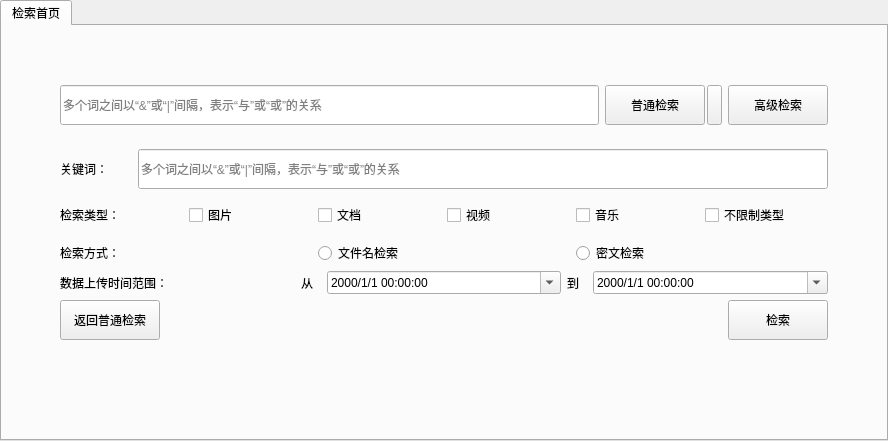
       <widget class="QWidget" name="doc_search_page">
        <layout class="QHBoxLayout" name="horizontalLayout">
         <property name="leftMargin">
          <number>0</number>
         </property>
         <property name="topMargin">
          <number>0</number>
         </property>
         <property name="rightMargin">
          <number>0</number>
         </property>
         <property name="bottomMargin">
          <number>0</number>
         </property>
         <item>
          <widget class="QTabWidget" name="search_tabWidget">
           <property name="styleSheet">
            <string notr="true"/>
           </property>
           <property name="currentIndex">
            <number>0</number>
           </property>
           <widget class="QWidget" name="tab_6">
            <property name="styleSheet">
             <string notr="true">font: 12pt &quot;微软雅黑&quot;;</string>
            </property>
            <attribute name="title">
             <string>检索首页</string>
            </attribute>
            <layout class="QHBoxLayout" name="horizontalLayout_31">
             <item>
              <layout class="QHBoxLayout" name="horizontalLayout_39">
               <item>
                <spacer name="horizontalSpacer_15">
                 <property name="orientation">
                  <enum>Qt::Horizontal</enum>
                 </property>
                 <property name="sizeHint" stdset="0">
                  <size>
                   <width>40</width>
                   <height>20</height>
                  </size>
                 </property>
                </spacer>
               </item>
               <item>
                <layout class="QVBoxLayout" name="verticalLayout_16">
                 <item>
                  <spacer name="verticalSpacer_14">
                   <property name="orientation">
                    <enum>Qt::Vertical</enum>
                   </property>
                   <property name="sizeHint" stdset="0">
                    <size>
                     <width>20</width>
                     <height>40</height>
                    </size>
                   </property>
                  </spacer>
                 </item>
                 <item>
                  <widget class="QWidget" name="normal_search_widget" native="true">
                   <layout class="QHBoxLayout" name="horizontalLayout_22">
                    <item>
                     <widget class="QLineEdit" name="key_words_lineEdit_2">
                      <property name="minimumSize">
                       <size>
                        <width>539</width>
                        <height>40</height>
                       </size>
                      </property>
                      <property name="toolTip">
                       <string>多个词之间以“&amp;”或“|”间隔，表示“与”或“或”的关系</string>
                      </property>
                      <property name="whatsThis">
                       <string>多个词之间以“&amp;”或“|”间隔，表示“与”或“或”的关系</string>
                      </property>
                      <property name="styleSheet">
                       <string notr="true">QLineEdit:{font: 12pt &quot;微软雅黑&quot;; min-height: 26px;min-height: 270px}</string>
                      </property>
                      <property name="placeholderText">
                       <string>多个词之间以“&amp;”或“|”间隔，表示“与”或“或”的关系</string>
                      </property>
                     </widget>
                    </item>
                    <item>
                     <layout class="QHBoxLayout" name="normalsearch_horizontalLayout">
                      <item>
                       <layout class="QHBoxLayout" name="horizontalLayout_16">
                        <property name="spacing">
                         <number>2</number>
                        </property>
                        <item>
                         <widget class="QPushButton" name="search_tabWidget_search_pushButton">
                          <property name="minimumSize">
                           <size>
                            <width>100</width>
                            <height>40</height>
                           </size>
                          </property>
                          <property name="text">
                           <string>普通检索</string>
                          </property>
                         </widget>
                        </item>
                        <item>
                         <widget class="QPushButton" name="search_select_pushButton">
                          <property name="minimumSize">
                           <size>
                            <width>0</width>
                            <height>40</height>
                           </size>
                          </property>
                          <property name="maximumSize">
                           <size>
                            <width>15</width>
                            <height>16777215</height>
                           </size>
                          </property>
                          <property name="text">
                           <string/>
                          </property>
                         </widget>
                        </item>
                       </layout>
                      </item>
                      <item>
                       <widget class="QPushButton" name="search_tabWidget_goto_advanced_pushButton">
                        <property name="minimumSize">
                         <size>
                          <width>100</width>
                          <height>40</height>
                         </size>
                        </property>
                        <property name="text">
                         <string>高级检索</string>
                        </property>
                       </widget>
                      </item>
                     </layout>
                    </item>
                   </layout>
                  </widget>
                 </item>
                 <item>
                  <widget class="QWidget" name="advanced_search_widget" native="true">
                   <layout class="QVBoxLayout" name="verticalLayout_4">
                    <item>
                     <layout class="QHBoxLayout" name="horizontalLayout_44">
                      <item>
                       <widget class="QLabel" name="label_43">
                        <property name="minimumSize">
                         <size>
                          <width>72</width>
                          <height>0</height>
                         </size>
                        </property>
                        <property name="text">
                         <string>关键词：</string>
                        </property>
                       </widget>
                      </item>
                      <item>
                       <widget class="QLineEdit" name="key_words_lineEdit">
                        <property name="minimumSize">
                         <size>
                          <width>539</width>
                          <height>40</height>
                         </size>
                        </property>
                        <property name="toolTip">
                         <string>多个词之间以“&amp;”或“|”间隔，表示“与”或“或”的关系</string>
                        </property>
                        <property name="whatsThis">
                         <string>多个词之间以“&amp;”或“|”间隔，表示“与”或“或”的关系</string>
                        </property>
                        <property name="styleSheet">
                         <string notr="true">QLineEdit:{font: 12pt &quot;微软雅黑&quot;; min-height: 26px;min-height: 270px}</string>
                        </property>
                        <property name="placeholderText">
                         <string>多个词之间以“&amp;”或“|”间隔，表示“与”或“或”的关系</string>
                        </property>
                       </widget>
                      </item>
                     </layout>
                    </item>
                    <item>
                     <layout class="QHBoxLayout" name="horizontalLayout_57">
                      <item>
                       <widget class="QLabel" name="label_39">
                        <property name="minimumSize">
                         <size>
                          <width>72</width>
                          <height>40</height>
                         </size>
                        </property>
                        <property name="text">
                         <string>检索类型：</string>
                        </property>
                       </widget>
                      </item>
                      <item>
                       <widget class="QCheckBox" name="picture_checkBox">
                        <property name="text">
                         <string>图片</string>
                        </property>
                       </widget>
                      </item>
                      <item>
                       <widget class="QCheckBox" name="ducument_checkBox">
                        <property name="text">
                         <string>文档</string>
                        </property>
                       </widget>
                      </item>
                      <item>
                       <widget class="QCheckBox" name="video_checkBox">
                        <property name="text">
                         <string>视频</string>
                        </property>
                       </widget>
                      </item>
                      <item>
                       <widget class="QCheckBox" name="music_checkBox">
                        <property name="text">
                         <string>音乐</string>
                        </property>
                       </widget>
                      </item>
                      <item>
                       <widget class="QCheckBox" name="other_checkBox">
                        <property name="text">
                         <string>不限制类型</string>
                        </property>
                       </widget>
                      </item>
                     </layout>
                    </item>
                    <item>
                     <layout class="QHBoxLayout" name="horizontalLayout_58">
                      <item>
                       <widget class="QLabel" name="label_41">
                        <property name="minimumSize">
                         <size>
                          <width>72</width>
                          <height>0</height>
                         </size>
                        </property>
                        <property name="text">
                         <string>检索方式：</string>
                        </property>
                       </widget>
                      </item>
                      <item>
                       <widget class="QRadioButton" name="filenamesearch_radioButton">
                        <property name="text">
                         <string>文件名检索</string>
                        </property>
                       </widget>
                      </item>
                      <item>
                       <widget class="QRadioButton" name="ciphersearch_radioButton">
                        <property name="text">
                         <string>密文检索</string>
                        </property>
                       </widget>
                      </item>
                     </layout>
                    </item>
                    <item>
                     <layout class="QHBoxLayout" name="horizontalLayout_59"/>
                    </item>
                    <item>
                     <layout class="QHBoxLayout" name="horizontalLayout_63">
                      <item>
                       <widget class="QLabel" name="label_46">
                        <property name="minimumSize">
                         <size>
                          <width>72</width>
                          <height>0</height>
                         </size>
                        </property>
                        <property name="text">
                         <string>数据上传时间范围：</string>
                        </property>
                       </widget>
                      </item>
                      <item>
                       <widget class="QLabel" name="label_14">
                        <property name="maximumSize">
                         <size>
                          <width>20</width>
                          <height>16777215</height>
                         </size>
                        </property>
                        <property name="text">
                         <string>从</string>
                        </property>
                       </widget>
                      </item>
                      <item>
                       <widget class="QDateTimeEdit" name="advanced_from_dateTimeEdit">
                        <property name="displayFormat">
                         <string>yyyy/M/d HH:mm:ss</string>
                        </property>
                        <property name="calendarPopup">
                         <bool>true</bool>
                        </property>
                       </widget>
                      </item>
                      <item>
                       <widget class="QLabel" name="label_13">
                        <property name="maximumSize">
                         <size>
                          <width>20</width>
                          <height>16777215</height>
                         </size>
                        </property>
                        <property name="text">
                         <string>到</string>
                        </property>
                       </widget>
                      </item>
                      <item>
                       <widget class="QDateTimeEdit" name="advanced_to_dateTimeEdit">
                        <property name="displayFormat">
                         <string>yyyy/M/d HH:mm:ss</string>
                        </property>
                        <property name="calendarPopup">
                         <bool>true</bool>
                        </property>
                       </widget>
                      </item>
                     </layout>
                    </item>
                    <item>
                     <layout class="QHBoxLayout" name="horizontalLayout_64">
                      <item>
                       <widget class="QPushButton" name="search_tabWidget_goto_normal_pushButton">
                        <property name="minimumSize">
                         <size>
                          <width>100</width>
                          <height>40</height>
                         </size>
                        </property>
                        <property name="text">
                         <string>返回普通检索</string>
                        </property>
                       </widget>
                      </item>
                      <item>
                       <spacer name="horizontalSpacer_21">
                        <property name="orientation">
                         <enum>Qt::Horizontal</enum>
                        </property>
                        <property name="sizeHint" stdset="0">
                         <size>
                          <width>40</width>
                          <height>20</height>
                         </size>
                        </property>
                       </spacer>
                      </item>
                      <item>
                       <spacer name="horizontalSpacer_22">
                        <property name="orientation">
                         <enum>Qt::Horizontal</enum>
                        </property>
                        <property name="sizeHint" stdset="0">
                         <size>
                          <width>40</width>
                          <height>20</height>
                         </size>
                        </property>
                       </spacer>
                      </item>
                      <item>
                       <widget class="QPushButton" name="search_tabWidget_advanced_search_pushButton">
                        <property name="minimumSize">
                         <size>
                          <width>100</width>
                          <height>40</height>
                         </size>
                        </property>
                        <property name="text">
                         <string>检索</string>
                        </property>
                       </widget>
                      </item>
                     </layout>
                    </item>
                   </layout>
                  </widget>
                 </item>
                 <item>
                  <spacer name="verticalSpacer_17">
                   <property name="orientation">
                    <enum>Qt::Vertical</enum>
                   </property>
                   <property name="sizeHint" stdset="0">
                    <size>
                     <width>20</width>
                     <height>40</height>
                    </size>
                   </property>
                  </spacer>
                 </item>
                 <item>
                  <spacer name="verticalSpacer_16">
                   <property name="orientation">
                    <enum>Qt::Vertical</enum>
                   </property>
                   <property name="sizeHint" stdset="0">
                    <size>
                     <width>20</width>
                     <height>40</height>
                    </size>
                   </property>
                  </spacer>
                 </item>
                </layout>
               </item>
               <item>
                <spacer name="horizontalSpacer_23">
                 <property name="orientation">
                  <enum>Qt::Horizontal</enum>
                 </property>
                 <property name="sizeHint" stdset="0">
                  <size>
                   <width>40</width>
                   <height>20</height>
                  </size>
                 </property>
                </spacer>
               </item>
              </layout>
             </item>
            </layout>
           </widget>
          </widget>
         </item>
        </layout>
       </widget>
